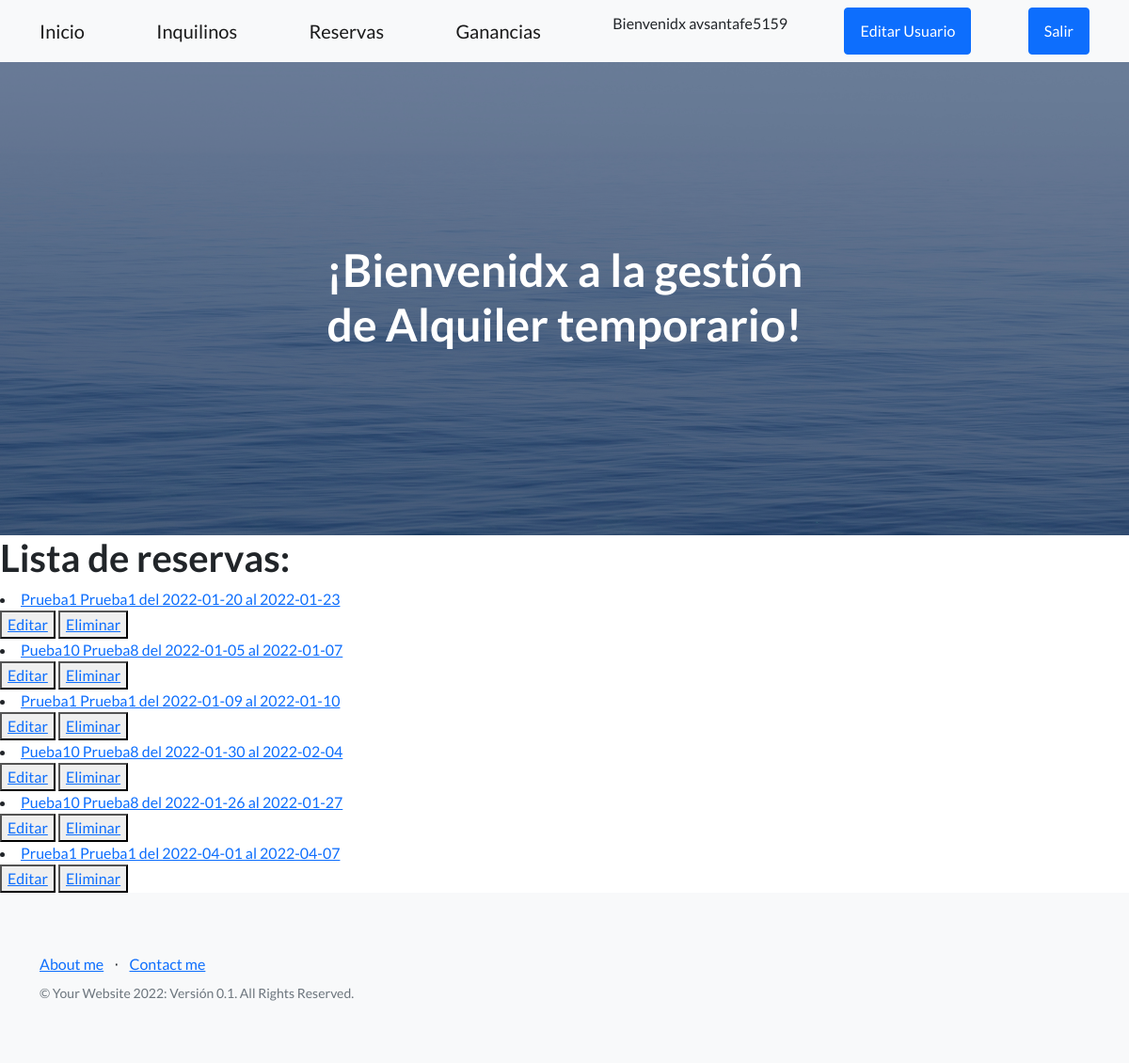
/emp-app1/booking-read/ (signed in), run on the app's committed database.
### EmpApp1/models.py (models this page shows)
class Booking (models.Model):
    person = models.ForeignKey(Person,on_delete=models.CASCADE, blank= False, null= False, verbose_name= 'Inquilino')
    date_in = models.DateField(max_length=30, verbose_name= 'Fecha de entrada')
    date_out = models.DateField(max_length=30, verbose_name= 'Fecha de salida')
    def __str__(self):
        return f'{self.person} del {self.date_in} al {self.date_out}'
    class Meta:
        db_table = 'Booking'
        verbose_name = 'Reserva'
        verbose_name_plural = 'Reservas'

class Person (models.Model):
    first_name = models.CharField(max_length=30, verbose_name= 'Nombre')
    last_name = models.CharField(max_length=30, verbose_name= 'Apellido')
    dni = models.CharField(max_length=10, verbose_name='DNI')
    tel = models.CharField(max_length=30, verbose_name= 'Telefono')
    email = models.EmailField(max_length=50, verbose_name= 'Email')
    def __str__(self):
        return f'{self.first_name} {self.last_name}'
    class Meta:
        db_table = 'Person'
        verbose_name = 'Inquilino'
        verbose_name_plural = 'Inquilinos'
        ordering = ['last_name']

### EmpApp1/views.py (the view)
# urls.py: path('booking-read/',booking_read.as_view() , name="booking-read"),
class booking_read (LoginRequiredMixin,ListView):
    model = Booking
    template_name = 'booking_read.html'
    context_object_name = "booking" #Contexto para el template (html)

### EmpApp1/Templates/booking_read.html
{% extends 'temp_padre.html' %}
{% load static %}
{% block ContenidoQueCambia %}
    <h1> Lista de reservas:</h1>
    {% for book in booking %}
        <li>
            <a href="{% url 'booking-detail' book.id %}">{{book}}</a>
         </li>
         <div>
            <button>
                <a href="{% url 'booking-update' book.id %}">Editar</a>
            </button>
            <button>
                <a href="{% url 'booking-delete' book.id %}">Eliminar</a>
            </button>
         </div>
    {% endfor %}
{% endblock ContenidoQueCambia %}

### EmpApp1/Templates/temp_padre.html (shortened to what this page needs)
<!DOCTYPE html>
<html lang="en">
    <head>
        {% load static %}
        <link href="https://cdn.jsdelivr.net/npm/bootstrap-icons@1.5.0/font/bootstrap-icons.css" rel="stylesheet" type="text/css" />
        <link href="{% static 'css/styles.css'%}" rel="stylesheet" />
    </head>
    <body>
        <nav class="navbar navbar-light bg-light static-top">
            <div class="container">
                <a class="navbar-brand" href="{% url 'Inicio'%}">Inicio</a>
                <a class="navbar-brand" href="{% url 'person-main'%}">Inquilinos</a>
                <a class="navbar-brand" href="{% url 'booking-main'%}">Reservas</a>
                <a class="navbar-brand" href="{% url 'gain-main'%}">Ganancias</a>
                {% if user.is_authenticated  %}
                <p>Bienvenidx {{user.username}}</p>
                <a class="btn btn-primary" href="{% url 'user-edit'%}">Editar Usuario</a>
                <a class="btn btn-primary" href="{% url 'user-logout'%}">Salir</a>
                {% else %}
                <a class="btn btn-primary" href="{% url 'user-register'%}">Registrarse</a>
                <a class="btn btn-primary" href="{% url 'user-login'%}">Iniciar</a>
                {% endif %}
            </div>
        </nav>
        <header class="masthead">
            <div class="container position-relative">
                <div class="row justify-content-center">
                    <div class="col-xl-6">
                        <div class="text-center text-white">
                            <h1 class="mb-1">¡Bienvenidx a la gestión de Alquiler temporario!</h1>
                        </div>
                    </div>
                </div>
            </div>
        </header>
        {% block ContenidoQueCambia %}{% endblock ContenidoQueCambia %}
        <footer class="footer bg-light">
            <div class="container">
                <div class="row">
                    <div class="col-lg-6 h-100 text-center text-lg-start my-auto">
                        <ul class="list-inline mb-2">
                            <li class="list-inline-item"><a href="{% url 'about-me'%}">About me</a></li>
                            <li class="list-inline-item">⋅</li>
                            <li class="list-inline-item"><a href="{% url 'contact-me' %}">Contact me</a></li>
                        </ul>
                        <p class="text-muted small mb-4 mb-lg-0">&copy; Your Website 2022: Versión 0.1. All Rights Reserved.</p>
                    </div>
                </div>
            </div>
        </footer>
    </body>
</html>

### data on the page
Booking: person+date_in+date_out "Prueba1 Prueba1 del 2022-01-20 al 2022-01-23"
Booking: person+date_in+date_out "Pueba10 Prueba8 del 2022-01-05 al 2022-01-07"
Booking: person+date_in+date_out "Prueba1 Prueba1 del 2022-01-09 al 2022-01-10"
Booking: person+date_in+date_out "Pueba10 Prueba8 del 2022-01-30 al 2022-02-04"
Booking: person+date_in+date_out "Pueba10 Prueba8 del 2022-01-26 al 2022-01-27"
Booking: person+date_in+date_out "Prueba1 Prueba1 del 2022-04-01 al 2022-04-07"

### other printed values
{{ user.username }} "avsantafe5159"
